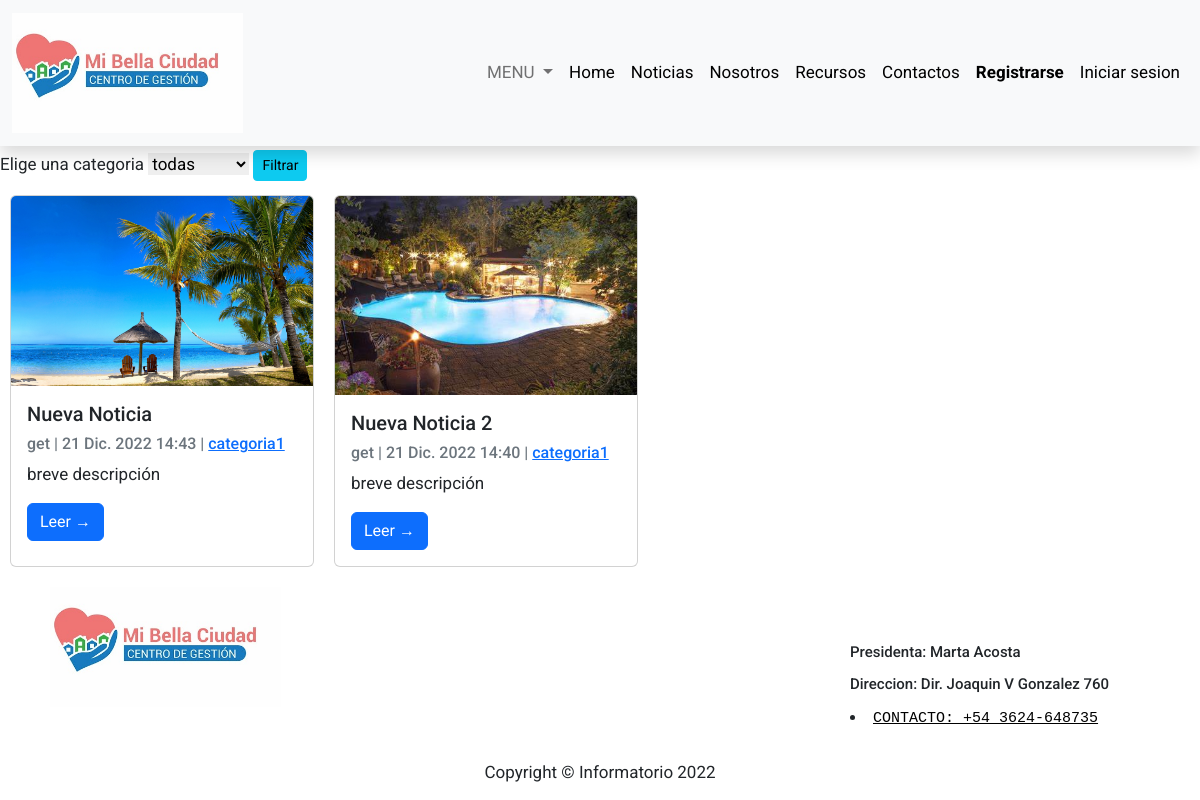
The app's page /Noticias/ with its own data.
### blog/models.py (models this page shows, shortened)
class Publicación(models.Model):
    STATUS = (
        ('draft',"Draft"),
        ('publish',"Publish")
    )
    title = models.CharField(max_length=200)
    slug = models.SlugField(max_length=200, null=False, unique=True, unique_for_date='created_on')
    author = models.ForeignKey(User, on_delete= models.PROTECT, related_name='comment_pots')
    category = models.ForeignKey(Category, related_name='post',blank=False, null=False,default=Category, on_delete=models.SET_DEFAULT)
    excerpt = models.CharField(max_length=300, null=True)
    image = models.ImageField(upload_to='static/img/post_feature/', blank=True, null=True)
    content = models.TextField()
    created_on = models.DateTimeField(auto_now_add=True)
    updated_at = models.DateTimeField(auto_now=True)
    status = models.CharField(max_length=10, choices=STATUS, default='draft')
    class Meta:
        ordering = ['-created_on']

class Category(models.Model):
    name = models.CharField(max_length=150)# db_index = True
    slug = models.SlugField(max_length=150, unique=True)# db_index = True
    description = models.CharField(max_length=500, blank=True, null=True)
    created_at = models.DateTimeField(auto_now_add=True)#auto_now=True
    class Meta:
        unique_together = ('slug',)
        verbose_name_plural = "categories"
    def __str__(self):
        return self.name

### blog/views.py (the view)
# urls.py: path('Noticias/',views.NoticiasView,name="noticias_url"),
def NoticiasView(request):
    template_name = 'Noticias.html'
    category = Category.objects.all()
    Filter_Post = request.GET.get('PostFilter', None)
    if Filter_Post:
        listings = Publicación.objects.filter(category__name=Filter_Post, status='publish')
    elif Filter_Post == 'None':
        listings = Publicación.objects.filter(status='publish')
    else:
        listings = Publicación.objects.filter(status='publish')
    context = { 'category': category, 'listings':listings }
    return render(request, template_name, context)

### Templates/Noticias.html (shortened to what this page needs)
{% extends 'base.html' %}
{% load static %}
{% block content %}
<form method="GET" action="{% url 'noticias_url' %}">
    <label for="PostSelect">Elige una categoria</label>
    <select name="PostFilter">
      <option selected><button>todas</button></option>
    </select>
    <button type="submit" class="btn btn-info btn-sm mt-1 mb-1">Filtrar</button>
</form>
<div style="display: flex; flex-direction: row; flex-wrap: wrap">
  {% for post in listings %}
  <div class="card" style="width: 19rem; margin: 10px">
    <a href="{% url 'post_detail' post.slug %}"><img src="/{{post.image}}" class="card-img-top" alt="Card image cap"/> </a>
    <div class="card-body">
      <div style="display: flex; flex-direction: row">
        <h5 class="card-title">{{ post.title }}</h5>
      </div>
      <p class="card-text text-muted h6">{{ post.author }} | {{ post.created_on}} | <a href="{% url 'categorys_url' post.category.slug %}"> {{post.category}} </a></p>
        <p class="card-text">{{ post.excerpt }}</p>
        <a href="{% url 'post_detail' post.slug %}" class="btn btn-primary">Leer &rarr;</a>
    </div>
  </div>
  {% endfor %}
</div>
{% endblock content %}

### static/style.css (style rules this page uses)
* { border: 0; box-sizing: border-box; margin: 0; padding: 0; }
body { font-family: "Roboto", sans-serif; font-size: 17px; }

### records on screen
Publicación: image (picture), title "Nueva Noticia", author "get", created_on "21 Dic. 2022 14:43", category "categoria1", excerpt "breve descripción"
Publicación: image (picture), title "Nueva Noticia 2", author "get", created_on "21 Dic. 2022 14:40", category "categoria1", excerpt "breve descripción"
